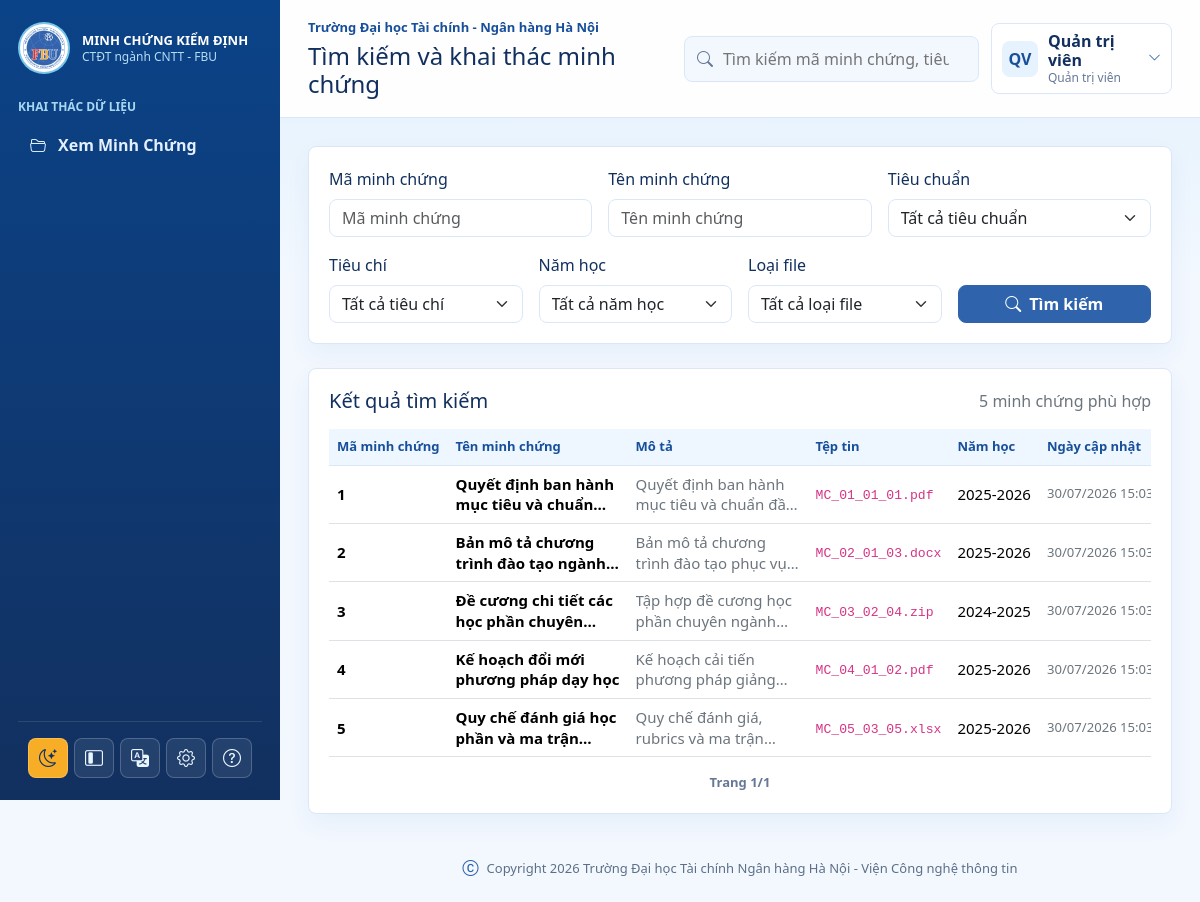
/user/search.php, run on the app's committed database.
### tables this page shows
CREATE TABLE NguoiDung (
    MaNguoiDung INT AUTO_INCREMENT PRIMARY KEY,
    HoTen VARCHAR(150) NOT NULL,
    DonViCongTac VARCHAR(255) NULL,
    Email VARCHAR(150) NOT NULL UNIQUE,
    SoDienThoai VARCHAR(30) NULL,
    TenDangNhap VARCHAR(80) NOT NULL UNIQUE,
    MatKhau VARCHAR(255) NOT NULL,
    VaiTro ENUM('admin', 'user') NOT NULL DEFAULT 'user',
    TrangThai TINYINT(1) NOT NULL DEFAULT 1,
    DuongDanAnhDaiDien VARCHAR(500) NULL,
    DangNhapCuoi DATETIME NULL,
    NgayTao TIMESTAMP DEFAULT CURRENT_TIMESTAMP
);

CREATE TABLE MinhChung (
    MaMinhChung INT AUTO_INCREMENT PRIMARY KEY,
    TenMinhChung VARCHAR(255) NOT NULL,
    MoTa TEXT NULL,
    TepTin VARCHAR(500) NULL,
    NamHoc VARCHAR(50) NULL,
    NgayCapNhat DATETIME DEFAULT CURRENT_TIMESTAMP ON UPDATE CURRENT_TIMESTAMP,
    TrangThai TINYINT(1) NOT NULL DEFAULT 1,
    MaLoai INT NULL,
    MaTieuChi INT NOT NULL,
    MaNguoiDung INT NULL,
    NgayTao TIMESTAMP DEFAULT CURRENT_TIMESTAMP,
    CONSTRAINT fk_minh_chung_loai FOREIGN KEY (MaLoai) REFERENCES LoaiMinhChung(MaLoai) ON DELETE SET NULL,
    CONSTRAINT fk_minh_chung_tieu_chi FOREIGN KEY (MaTieuChi) REFERENCES TieuChi(MaTieuChi) ON DELETE CASCADE,
    CONSTRAINT fk_minh_chung_nguoi_dung FOREIGN KEY (MaNguoiDung) REFERENCES NguoiDung(MaNguoiDung) ON DELETE SET NULL
);

### includes/data.php (called while the page is built, shortened)
<?php
$pdo = db();
$trainingProgram = [
    'name'   => 'Công nghệ thông tin',
    'code'   => '7480201',
    'degree' => 'Cử nhân',
    'school' => 'Trường Đại học Tài chính - Ngân hàng Hà Nội',
    'cycle'  => '2026-2031',
];
$roles = [
    'admin' => 'Quản trị viên',
    'user'  => 'Người dùng',
];
if (!function_exists('vn_user_status')) {
    function vn_user_status(int $status): string
    {
        return $status === 1 ? 'Đang hoạt động' : 'Ngưng áp dụng';
    }
}
$evidences = [];
$stmt = $pdo->query("
    SELECT
        m.MaMinhChung AS id,
        m.TenMinhChung AS title,
        m.MoTa AS description,
        m.TepTin AS file_path,
        m.NamHoc AS academic_year,
        m.TrangThai AS status,
        m.MaLoai,
        m.MaTieuChi,
        m.MaNguoiDung,
        DATE_FORMAT(m.NgayCapNhat, '%d/%m/%Y %H:%i') AS updated_date,
        l.TenLoai AS type_name,
        c.TenTieuChi AS criteria_name,
        c.ThuTu AS criteria_order,
        c.MaTieuChuan AS standard_id,
        u.HoTen AS user_name
    FROM MinhChung m
    LEFT JOIN LoaiMinhChung l ON l.MaLoai = m.MaLoai
    LEFT JOIN TieuChi c ON c.MaTieuChi = m.MaTieuChi
    LEFT JOIN NguoiDung u ON u.MaNguoiDung = m.MaNguoiDung
    ORDER BY m.MaMinhChung ASC
");
foreach ($stmt->fetchAll() as $row) {
    $stdId = $row['standard_id'] ?? '';
    $criteriaCode = $row['MaTieuChi'] ?? 'N/A';
    $typeCode = $row['MaLoai'] ? ('LMC' . str_pad($row['MaLoai'], 2, '0', STR_PAD_LEFT)) : 'N/A';
    $userCode = $row['MaNguoiDung'] ?? 'N/A';
    $evidences[] = [
        'id'            => $row['id'],
        'code'          => $row['id'],
        'name'          => $row['title'],
        'description'   => $row['description'] ?? '',
        'file_path'     => $row['file_path'] ?? '',
        'year'          => $row['academic_year'] ?? '',
        'updated'       => $row['updated_date'] ?: 'Chưa cập nhật',
        'status_raw'    => (int) $row['status'],
        'status'        => (int) $row['status'] === 1 ? 'Đang hoạt động' : 'Ngưng áp dụng',
        'ma_loai'       => $row['MaLoai'] ? (int) $row['MaLoai'] : null,
        'type_code'     => $typeCode,
        'type_name'     => $row['type_name'] ?? '',
        'evidence_type' => $row['type_name'] ?? 'Chưa phân loại',
        'ma_tieu_chi'   => $row['MaTieuChi'],
        'criteria_code' => $criteriaCode,
        'criteria'      => $criteriaCode . ($row['criteria_name'] ? (' - ' . $row['criteria_name']) : ''),
        'ma_nguoi_dung' => $row['MaNguoiDung'],
        'user_code'     => $userCode,
        'user_name'     => $row['user_name'] ?? 'Hệ thống',
        'standards'     => $stdId ? $stdId : '',
    ];
}
$users = [];
$stmt = $pdo->query("
    SELECT
        u.MaNguoiDung AS id,
        u.MaNguoiDung AS user_code,
        u.HoTen,
        u.DonViCongTac,
        u.Email,
        COALESCE(u.SoDienThoai, '') AS phone,
        u.TenDangNhap,
        u.VaiTro,
        u.TrangThai,
        u.DuongDanAnhDaiDien AS avatar
    FROM NguoiDung u
    ORDER BY u.MaNguoiDung
");
foreach ($stmt->fetchAll() as $row) {
    $roleName = $row['VaiTro'] === 'admin' ? 'Quản trị viên' : 'Người dùng';
    $users[] = [
        'id'         => $row['id'],
        'code'       => $row['user_code'],
        'name'       => $row['HoTen'],
        'username'   => $row['TenDangNhap'],
        'email'      => $row['Email'],
        'phone'      => $row['phone'] ?? '',
        'department' => $row['DonViCongTac'] ?? '',
        'role'       => $row['VaiTro'],
        'role_code'  => $row['VaiTro'],
        'role_name'  => $roleName,
        'avatar'     => $row['avatar'],
        'status_raw' => (int) $row['TrangThai'],
        'status'     => vn_user_status($row['TrangThai']),
    ];
}
if (!function_exists('current_user')) {
    function current_user(): array
    {
        global $users;
        $userId = $_SESSION['user_id'] ?? 'ND001';
        return $users[0] ?? [
            'id'     => 'ND001',
            'code'   => 'ND001',
            'name'   => 'Quản trị viên',
            'email'  => 'admin@fbu.edu.vn',
            'role'   => 'admin',
            'avatar' => null,
        ];
    }
}
$currentUser = current_user();

### user/search.php (the view, shortened to what this page needs)
<?php
require_once __DIR__ . '/../includes/helpers.php';
require_once __DIR__ . '/../includes/data.php';
$searchCode = trim($_GET['code'] ?? '');
$searchName = trim($_GET['name'] ?? '');
$selectedStandard = trim($_GET['standard'] ?? '');
$selectedCriterion = trim($_GET['criterion'] ?? '');
$selectedYear = trim($_GET['year'] ?? '');
$selectedType = trim($_GET['type'] ?? '');
$filteredEvidences = array_filter($evidences, function ($item) use ($searchCode, $searchName, $selectedStandard, $selectedCriterion, $selectedYear, $selectedType, $criteria) {
    if ($searchCode !== '' && !search_contains($item['code'] ?? '', $searchCode)) {
        return false;
    }
    if ($searchName !== '' && !search_contains($item['name'] ?? '', $searchName)) {
        return false;
    }
    if ($selectedStandard !== '') {
        $standardCriteriaCodes = [];
        foreach ($criteria as $criterion) {
            if ($criterion['standard'] === $selectedStandard) {
                $standardCriteriaCodes[] = $criterion['code'];
            }
        }
        $matchedStandard = false;
        foreach ($standardCriteriaCodes as $code) {
            if (search_contains($item['criteria'], $code)) {
                $matchedStandard = true;
                break;
            }
        }
        if (!$matchedStandard) {
            return false;
        }
    }
    if ($selectedCriterion !== '' && !search_contains($item['criteria'] ?? '', $selectedCriterion)) {
        return false;
    }
    if ($selectedYear !== '' && ($item['year'] ?? '') !== $selectedYear) {
        return false;
    }
    if ($selectedType !== '' && search_contains($item['type_name'] ?? '', $selectedType) === false) {
        return false;
    }
    return true;
});
$filteredEvidences = array_values($filteredEvidences);
$heading = 'Tìm kiếm và khai thác minh chứng';
include __DIR__ . '/../includes/header.php';
?>
<div class="panel mb-4">
    <form class="row g-3 align-items-end" method="get">
        <div class="col-md-6 col-lg-4">
            <label class="form-label">Mã minh chứng</label>
            <input class="form-control" name="code" value="<?= htmlspecialchars($searchCode) ?>" placeholder="Mã minh chứng">
        </div>
        <div class="col-md-6 col-lg-4">
            <label class="form-label">Tên minh chứng</label>
            <input class="form-control" name="name" value="<?= htmlspecialchars($searchName) ?>" placeholder="Tên minh chứng">
        </div>
        <div class="col-md-6 col-lg-4">
            <label class="form-label">Tiêu chuẩn</label>
            <select class="form-select" name="standard">
                <option value="">Tất cả tiêu chuẩn</option>
            </select>
        </div>
        <div class="col-md-6 col-lg-3">
            <label class="form-label">Tiêu chí</label>
            <select class="form-select" name="criterion">
                <option value="">Tất cả tiêu chí</option>
            </select>
        </div>
        <div class="col-md-6 col-lg-3">
            <label class="form-label">Năm học</label>
            <select class="form-select" name="year">
                <option value="">Tất cả năm học</option>
            </select>
        </div>
        <div class="col-md-6 col-lg-3">
            <label class="form-label">Loại file</label>
            <select class="form-select" name="type">
                <option value="">Tất cả loại file</option>
            </select>
        </div>
        <div class="col-md-6 col-lg-3">
            <button class="btn btn-primary w-100" type="submit"><i class="bi bi-search me-1"></i> Tìm kiếm</button>
        </div>
    </form>
</div>
<div class="panel">
    <div class="d-flex justify-content-between align-items-center mb-3">
        <div>
            <h2 class="h5 mb-0">Kết quả tìm kiếm</h2>
        </div>
        <span class="text-secondary"><?= count($filteredEvidences) ?> minh chứng phù hợp</span>
    </div>
    <?php if (empty($filteredEvidences)): ?>
        <div class="alert alert-warning mb-0">
            Không tìm thấy minh chứng phù hợp. Vui lòng thử từ khóa hoặc bộ lọc khác.
        </div>
    <?php else: ?>
        <div class="table-responsive">
            <table class="table" data-page-size="10">
                <thead>
                <tr>
                    <th class="text-nowrap" style="width: 110px;">Mã minh chứng</th>
                    <th style="min-width: 180px; max-width: 240px;">Tên minh chứng</th>
                    <th style="min-width: 180px; max-width: 240px;">Mô tả</th>
                    <th class="text-nowrap" style="min-width: 110px; max-width: 130px;">Tệp tin</th>
                    <th class="text-nowrap" style="width: 80px;">Năm học</th>
                    <th class="text-nowrap" style="width: 120px;">Ngày cập nhật</th>
                </tr>
                </thead>
                <tbody>
                <?php foreach ($filteredEvidences as $item): ?>
                    <tr>
                        <td class="fw-bold text-nowrap"><?= htmlspecialchars($item['code']) ?></td>
                        <td class="fw-semibold" style="min-width: 180px; max-width: 240px;">
                            <div class="line-clamp-2" title="<?= htmlspecialchars($item['name']) ?>">
                                <?= htmlspecialchars($item['name']) ?>
                            </div>
                        </td>
                        <td style="min-width: 180px; max-width: 240px;">
                            <div class="line-clamp-2 text-secondary" title="<?= htmlspecialchars($item['description']) ?>">
                                <?= htmlspecialchars($item['description'] ?: '-') ?>
                            </div>
                        </td>
                        <td class="text-nowrap">
                            <?php if (!empty($item['file_path'])): ?>
                                <code class="d-inline-block text-truncate align-middle" style="max-width: 130px;" title="<?= htmlspecialchars(basename($item['file_path'])) ?>">
                                    <?= htmlspecialchars(basename($item['file_path'])) ?>
                                </code>
                            <?php else: ?>
                                <span class="text-secondary small">Không có</span>
                            <?php endif; ?>
                        </td>
                        <td class="text-nowrap"><?= htmlspecialchars($item['year'] ?: '-') ?></td>
                        <td class="text-nowrap small text-secondary"><?= htmlspecialchars($item['updated'] ?: '-') ?></td>
                    </tr>
                <?php endforeach; ?>
                </tbody>
            </table>
        </div>
    <?php endif; ?>
</div>
<?php include __DIR__ . '/../includes/footer.php'; ?>

### includes/header.php (shortened to what this page needs)
<?php
require_once __DIR__ . '/helpers.php';
require_once __DIR__ . '/data.php';
$pageTitle = $pageTitle ?? $appName;
?>
<!doctype html>
<html lang="vi">
<head>
    <link href="https://cdn.jsdelivr.net/npm/bootstrap@5.3.3/dist/css/bootstrap.min.css" rel="stylesheet">
    <link href="https://cdn.jsdelivr.net/npm/bootstrap-icons@1.11.3/font/bootstrap-icons.css" rel="stylesheet">
    <link href="<?= base_url('assets/css/app.css?v=24') ?>" rel="stylesheet">
</head>
<body>
<div class="app-shell">
    <?php include __DIR__ . '/sidebar.php'; ?>
    <main class="main-content">
        <header class="topbar">
            <div class="topbar-title">
                <p class="eyebrow mb-1"><?= htmlspecialchars($trainingProgram['school']) ?></p>
                <h1 class="h4 mb-0"><?= htmlspecialchars($heading ?? $pageTitle) ?></h1>
            </div>
            <div class="topbar-actions">
                <form class="search-box" action="<?= base_url('user/search.php') ?>" method="get">
                    <i class="bi bi-search"></i>
                    <input type="search" name="q" value="<?= htmlspecialchars($_GET['q'] ?? '') ?>" placeholder="Tìm kiếm mã minh chứng, tiêu chí...">
                </form>
                <div class="dropdown user-menu">
                    <button class="user-chip" type="button" data-bs-toggle="dropdown" aria-expanded="false">
                        <?= avatar_html($currentUser['avatar'] ?? null, $currentUser['name']) ?>
                        <span class="user-chip-text">
                            <strong><?= htmlspecialchars($currentUser['name']) ?></strong>
                            <small><?= htmlspecialchars($roles[$currentUser['role']] ?? 'Người dùng') ?></small>
                        </span>
                        <i class="bi bi-chevron-down user-chip-icon"></i>
                    </button>
                </div>
            </div>
        </header>
        <section class="content-wrap">

### includes/helpers.php (shortened to what this page needs)
<?php
function base_url(string $path = ''): string
{
    $script = str_replace('\\', '/', dirname($_SERVER['SCRIPT_NAME']));
    $root = preg_replace('#/(admin|user|auth|includes)$#', '', $script);
    $root = rtrim($root, '/');
    return $root . '/' . ltrim($path, '/');
}
function user_initials(string $name): string
{
    $name = trim($name);
    $parts = preg_split('/\s+/u', $name);
    $first = mb_substr($parts[0] ?? 'U', 0, 1, 'UTF-8');
    $last = mb_substr($parts[count($parts) - 1] ?? $first, 0, 1, 'UTF-8');
    return mb_strtoupper($first . $last, 'UTF-8');
}
function avatar_html(?string $avatarPath, string $name, string $class = 'avatar'): string
{
    return '<span class="' . htmlspecialchars($class, ENT_QUOTES, 'UTF-8') . '">' . htmlspecialchars(user_initials($name), ENT_QUOTES, 'UTF-8') . '</span>';
}
?>

### data on the page
nguoidung: HoTen "QV", HoTen "Quản trị viên"
minhchung: code "1", TenMinhChung "Quyết định ban hành mục tiêu và…", MoTa "Quyết định ban hành mục tiêu và chuẩn…", TepTin "MC_01_01_01.pdf", NamHoc "2025-2026", updated "30/07/2026…"
minhchung: code "2", TenMinhChung "Bản mô tả chương trình đào tạo…", MoTa "Bản mô tả chương trình đào tạo phục…", TepTin "MC_02_01_03.docx", NamHoc "2025-2026", updated "30/07/2026…"
minhchung: code "3", TenMinhChung "Đề cương chi tiết các học phần…", MoTa "Tập hợp đề cương học phần chuyên…", TepTin "MC_03_02_04.zip", NamHoc "2024-2025", updated "30/07/2026…"
minhchung: code "4", TenMinhChung "Kế hoạch đổi mới phương pháp dạy học", MoTa "Kế hoạch cải tiến phương pháp…", TepTin "MC_04_01_02.pdf", NamHoc "2025-2026", updated "30/07/2026…"
minhchung: code "5", TenMinhChung "Quy chế đánh giá học phần và ma…", MoTa "Quy chế đánh giá, rubrics và ma…", TepTin "MC_05_03_05.xlsx", NamHoc "2025-2026", updated "30/07/2026…"

### other printed values
$trainingProgram['school'] "Trường Đại học Tài chính - Ngân hàng Hà Nội"
$heading "Tìm kiếm và khai thác minh chứng"
$roles[$currentUser['role']] "Quản trị viên"
count($filteredEvidences) "5"
